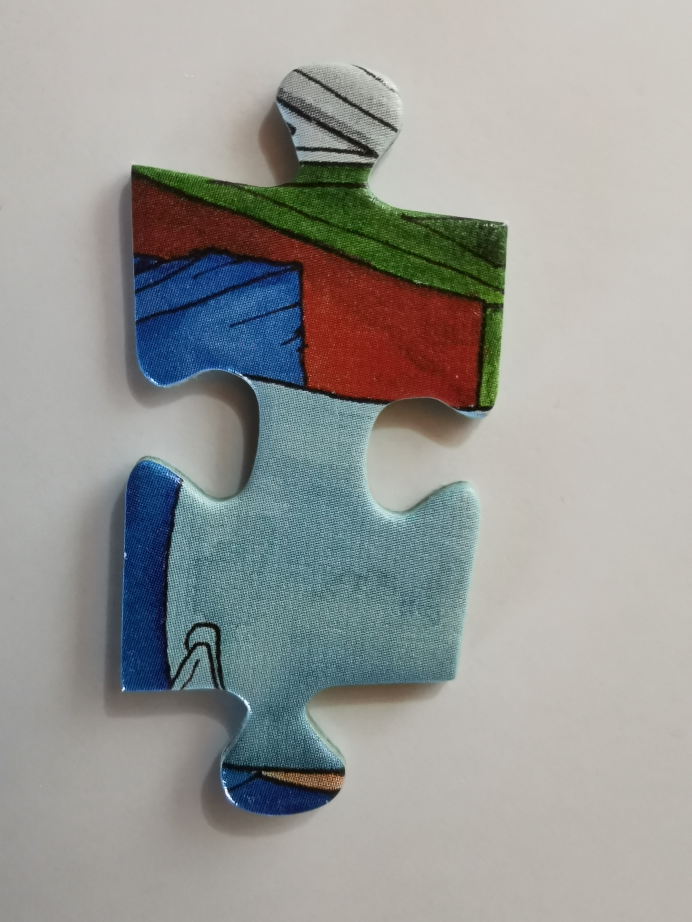
#> input picture puzzle_data/puzzle4_1.jpg, 3456 x 4608 px (shown at 1/5 size)
$ python -i improved_sift.py   (imports and definitions only)
#> lines starting #> are read from the running program, lines starting #| are printed output that depends on the picture; after the words box and inside, x2 and y2 are one past the last pixel; in counts of white or black regions, pixels touching at a corner belong together
#> further down, picture is the input picture: shape (4608, 3456, 3); mean B, G, R 150.8, 153.9, 152.7
#! C:\Python\Python310\python.exe

# imports
import cv2
import numpy as np
from PIL import Image


# given the puzzle template and the number of horizontal and vertical pieces in the template,
# calculate the size of the single puzzle pieces
# [7 lines left out: function calculate_piece_size, not called in this run]

# crop puzzle piece image so that the image is only as big as the puzzle piece
def crop_image(image):

    # convert to grayscale
    gray = cv2.cvtColor(image, cv2.COLOR_BGR2GRAY)
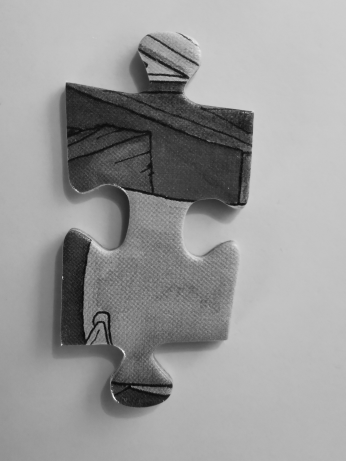
#> gray: shape (4608, 3456) (shown at 1/10 size); min 2, max 252, mean 153.2

    # create binary image and apply morphology operator (closing)
    _, thresh = cv2.threshold(gray, 0, 255,cv2.THRESH_BINARY_INV +cv2.THRESH_OTSU)
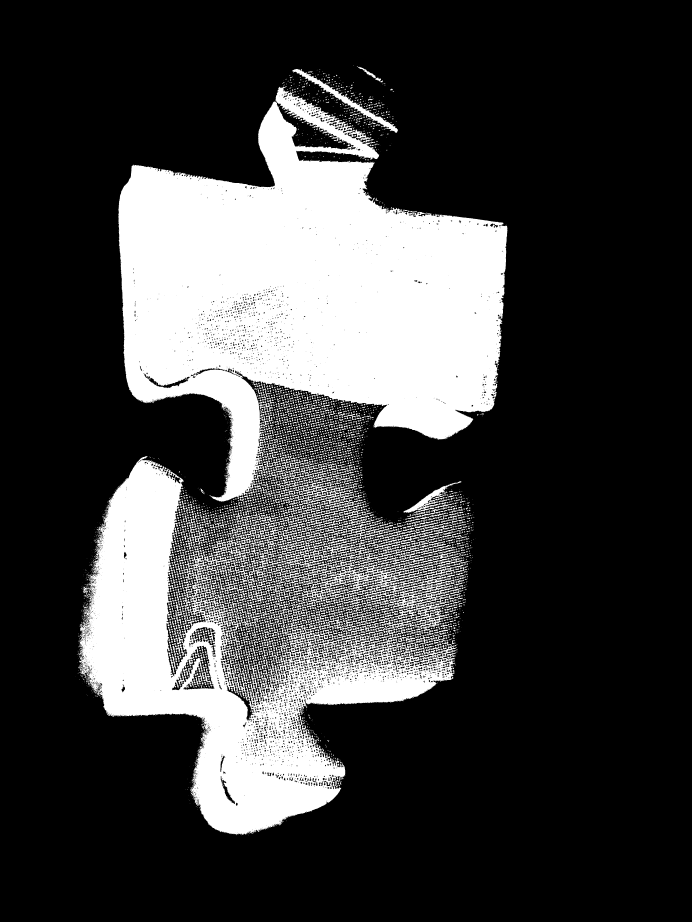
#> thresh: shape (4608, 3456) (shown at 1/5 size); 24.8% white; 4511 white regions (1561 under 20 px), largest, box (x1, y1, x2, y2) and area: (591, 432, 2537, 2508) 2226415, (390, 2281, 2288, 4176) 1166140, (1247, 2624, 2335, 3226) 130568
    kernel = np.ones((3, 3), np.uint8)
    closing = cv2.morphologyEx(thresh, cv2.MORPH_CLOSE,kernel, iterations = 15)
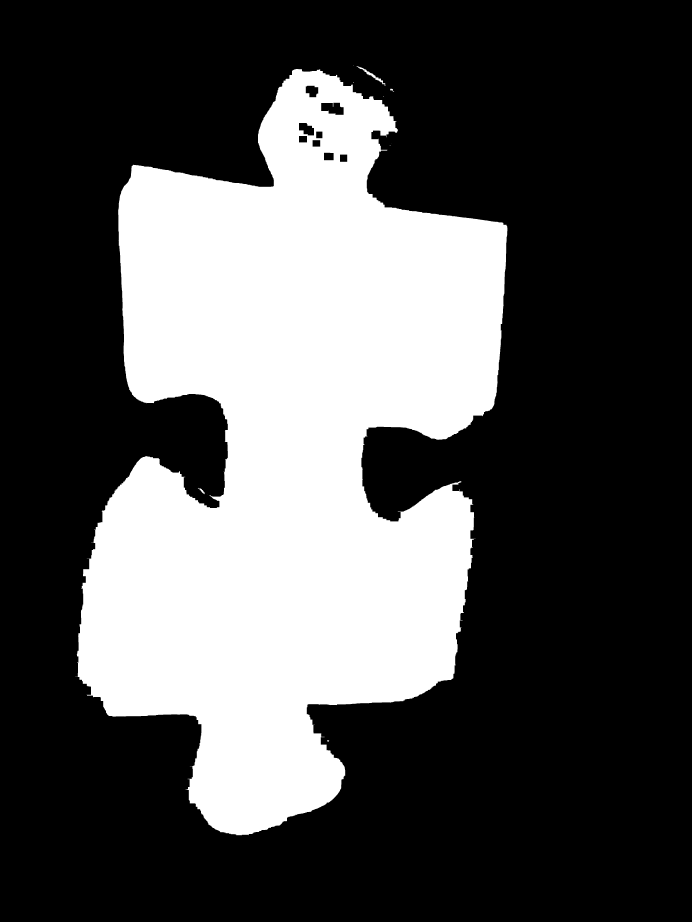
#> closing: shape (4608, 3456) (shown at 1/5 size); 31.7% white; 12 white regions (7 under 20 px), largest, box (x1, y1, x2, y2) and area: (376, 345, 2537, 4177) 5052811, (1780, 332, 1927, 429) 1644, (989, 2439, 1024, 2471) 296, (1951, 444, 1971, 459) 128, (1637, 3700, 1646, 3708) 56
    distance_transform = cv2.distanceTransform(closing, cv2.DIST_L2, 0)
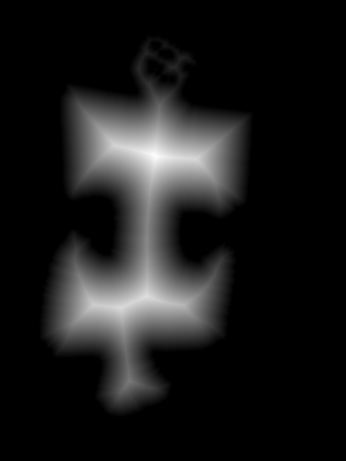
#> distance_transform: shape (4608, 3456) float32 (shown at 1/10 size); min 0, max 641.6, mean 67.3; drawn with min black and max white
    _, fg = cv2.threshold(distance_transform, 0.02*distance_transform.max(), 255, 0)
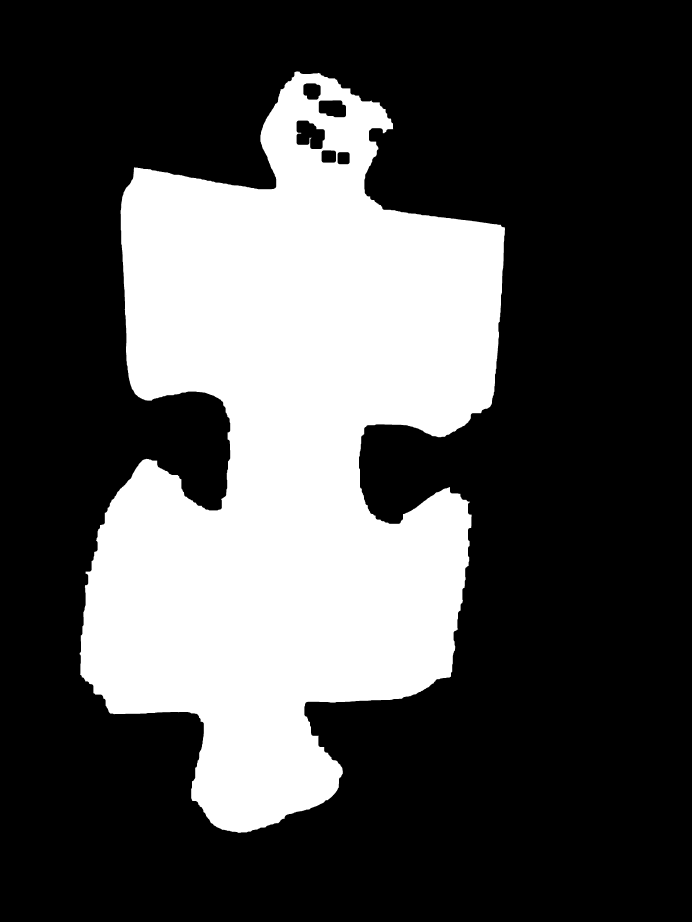
#> fg: shape (4608, 3456) float32 (shown at 1/5 size); 30.4% white; 1 white region, box (x1, y1, x2, y2) and area: (398, 357, 2525, 4164) 4845619
    fg = fg.astype(np.uint8)
#> fg: shape (4608, 3456); 30.4% white; 1 white region

    # find the contours from the thresholded image
    contours,_ = cv2.findContours(fg, cv2.RETR_TREE, cv2.CHAIN_APPROX_SIMPLE)
#> contours = 6 contours; box (x1, y1, x2, y2) and area: (398, 357, 2525, 4164) 4877537, (1482, 602, 1625, 746) 15439, (1593, 501, 1731, 587) 10062, (1516, 416, 1604, 499) 6216, (1607, 751, 1681, 814) 4378, (1687, 760, 1749, 822) 3599

    # draw all contours
    mask = np.zeros_like(image)
    cv2.drawContours(mask, contours, -1, (0, 255, 0), 10)
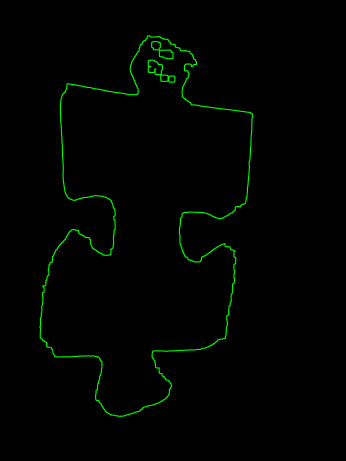
#> mask: shape (4608, 3456, 3) (shown at 1/10 size); mean of channels 0, 1, 2 0, 2.9, 0; drawn as B, G, R

    #crop image
    x, y = [], []

    for contour_line in contours:
        for contour in contour_line:
            x.append(contour[0][0])
            y.append(contour[0][1])
#> this loop made 6 passes
#> after the loop, x = 4681 values, max 2524 at index 3699, min 398 at index 1662, mean 1465.1; y = 4681 values, max 4163 at index 2109, min 357 at index 0, mean 2106.3

    x1, x2, y1, y2 = min(x), max(x), min(y), max(y)
#> x1 = 398; x2 = 2524; y1 = 357; y2 = 4163
    cropped = image[y1:y2, x1:x2]
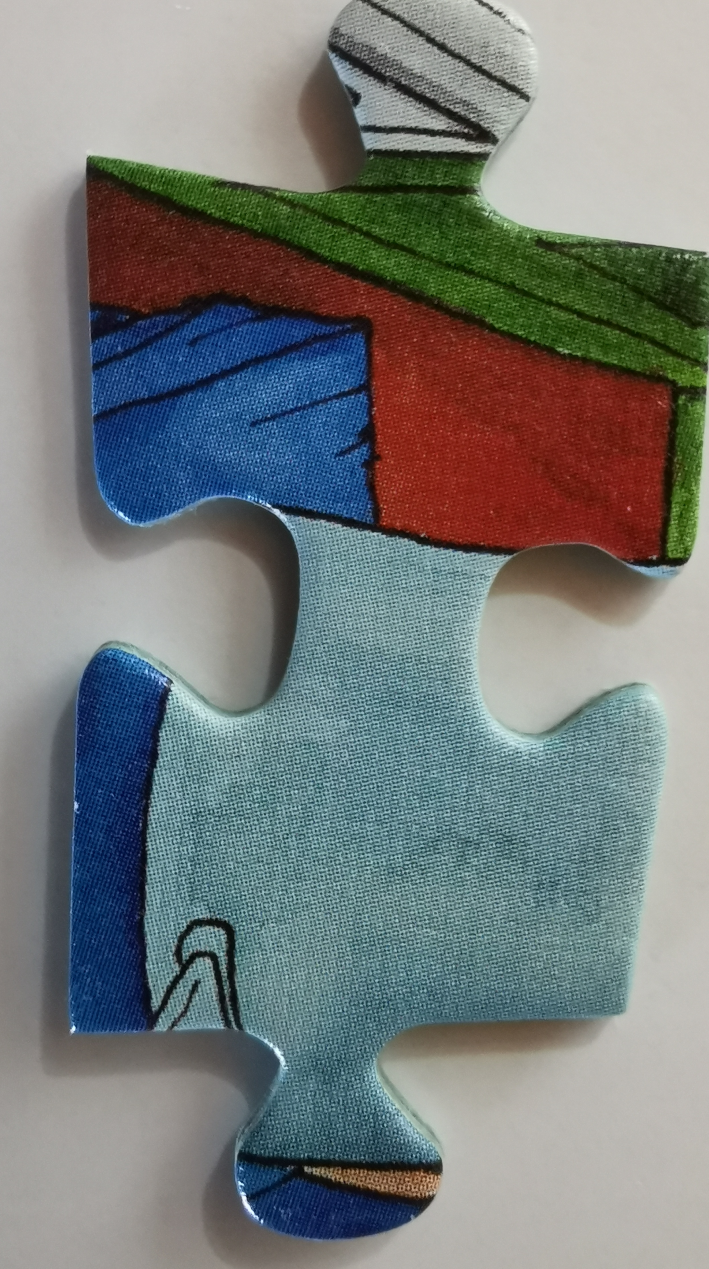
#> cropped: shape (3806, 2126, 3) (shown at 1/3 size); mean B, G, R 122.9, 123.8, 118.5

    return cropped


# remove points that differ from all other points
# [198 lines left out: functions remove_outliers, sift_algorithm, improved_sift, search_position, not called in this run]

>>> import cv2
>>> picture = cv2.imread('../puzzle_data/puzzle4_1.jpg')
>>> result = crop_image(picture)
